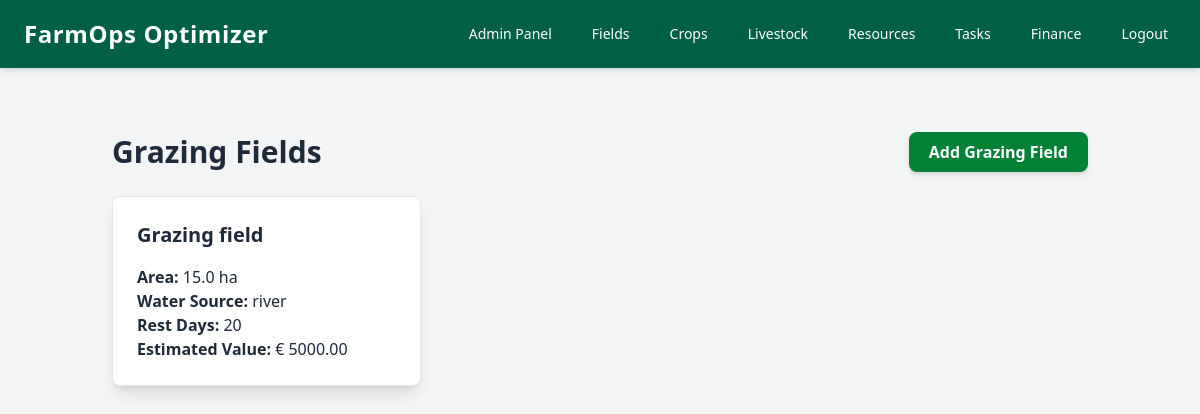
/grazing-fields/ (signed in), run on the app's committed database.
### crops/models.py (models this page shows, shortened)
class GrazingField(models.Model):
    user = models.ForeignKey(User, on_delete=models.CASCADE, null=True)
    name = models.CharField(max_length=100)
    area = models.FloatField()
    grazing_rest_days = models.PositiveIntegerField(null=True, blank=True, help_text="Rest days after grazing before reuse")
    estimated_value = models.DecimalField(max_digits=10, decimal_places=2, null=True, blank=True)
    water_source = models.CharField(max_length=50, blank=True, null=True)

### crops/views.py (the view)
# urls.py: path('grazing-fields/', views.grazing_field_list, name='grazing_field_list'),
@login_required
def grazing_field_list(request):
    grazing_fields = GrazingField.objects.filter(user=request.user)
    return render(request, 'crops/grazing_field_list.html', {'grazing_fields': grazing_fields})

### crops/templates/crops/grazing_field_list.html
{% extends 'base.html' %}
{% block content %}
<div class="container mx-auto px-6 py-8">
    <div class="flex justify-between items-center mb-6">
        <h1 class="text-3xl font-bold text-gray-800">Grazing Fields</h1>
        <a href="{% url 'crops:add_grazing_field' %}" class="bg-green-700 hover:bg-green-800 text-white font-semibold px-5 py-2 rounded-lg shadow-md transition duration-200">
            Add Grazing Field
        </a>
    </div>
    <div class="grid grid-cols-1 sm:grid-cols-2 lg:grid-cols-3 gap-6">
        {% if grazing_fields %}
            {% for field in grazing_fields %}
            <a href="{% url 'crops:grazing_field_detail' field.id %}" class="block bg-white p-6 rounded-lg shadow-lg border border-gray-200 hover:shadow-xl transition duration-200 hover:bg-gray-50">
                <h3 class="text-xl font-semibold text-gray-800 mb-4">{{ field.name }}</h3>
                <p><strong>Area:</strong> {{ field.area }} ha</p>
                <p><strong>Water Source:</strong> {{ field.water_source }}</p>
                <p><strong>Rest Days:</strong> {{ field.grazing_rest_days }}</p>
                <p><strong>Estimated Value:</strong> € {{ field.estimated_value }}</p>
            </a>
            {% endfor %}
        {% endif %}
    </div>
</div>
{% endblock %}

### data on the page
GrazingField: name "Grazing field", area "15.0", water_source "river", grazing_rest_days "20", estimated_value "5000.00"
